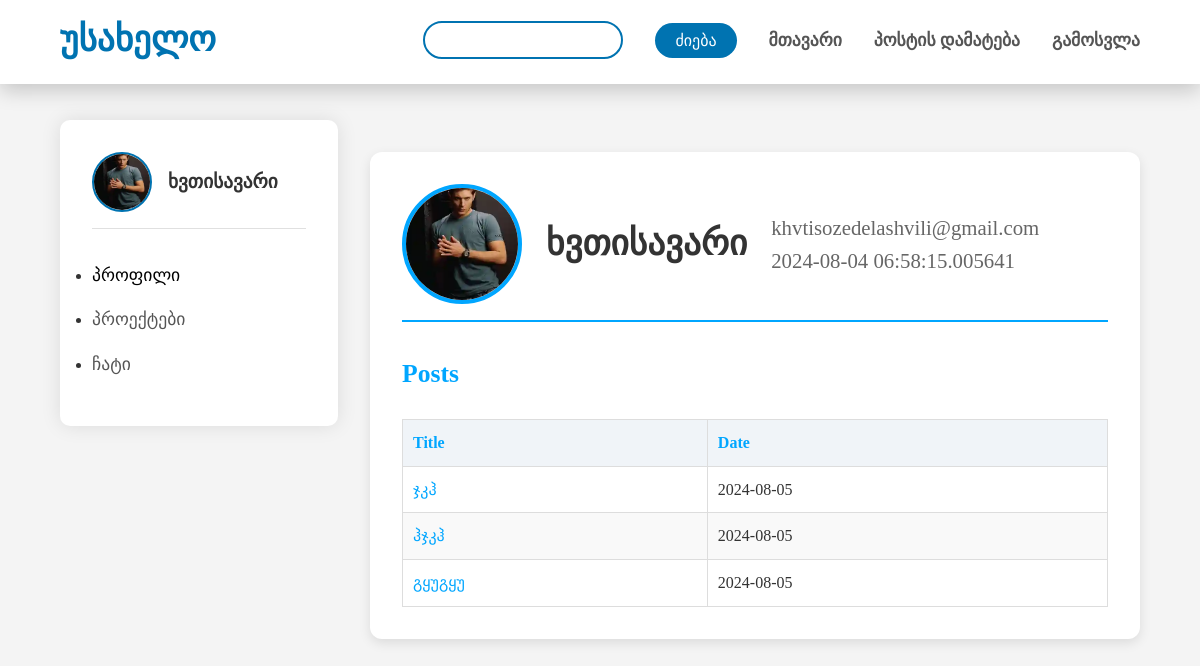
/profile/ხვთისავარი (signed in), run on an earlier commit of the app's database.
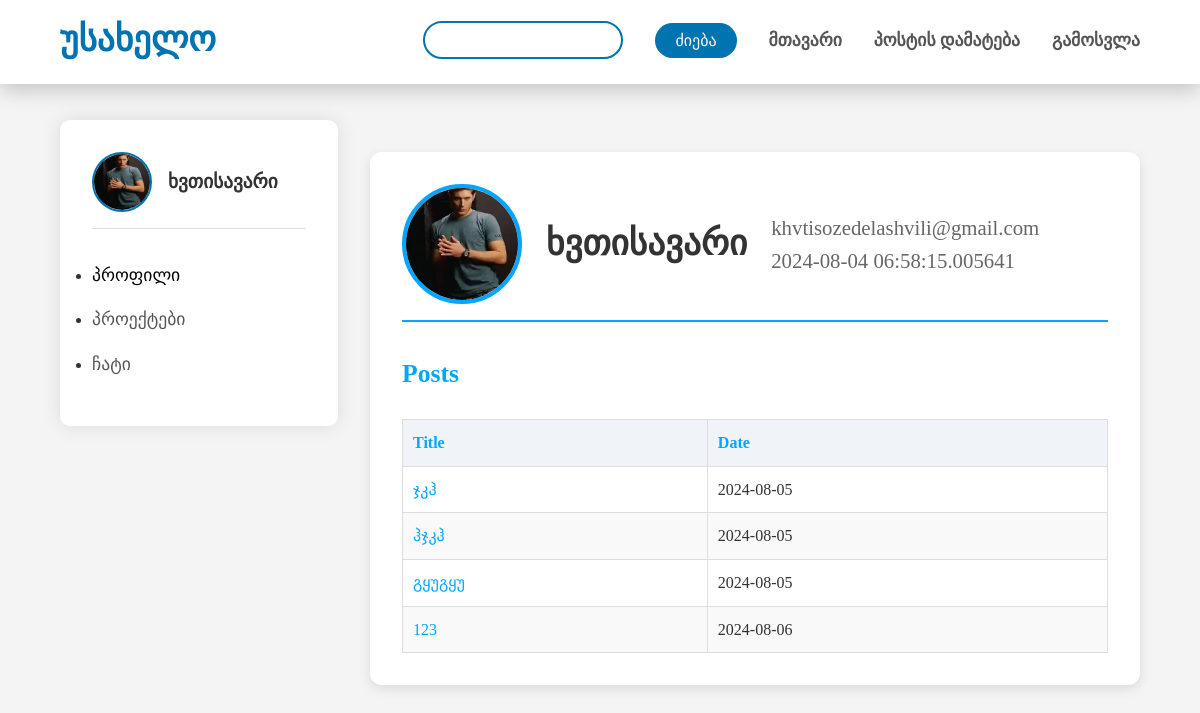
And on a later commit of the database.
### models.py (models this page shows)
class Post(db.Model):
    id = db.Column(db.Integer, primary_key=True)
    username = db.Column(db.String(80), nullable=False)
    user_image = db.Column(db.String(80), nullable=False)
    date_posted = db.Column(db.DateTime, nullable=False, default=datetime.utcnow)
    title = db.Column(db.String(80), nullable=False)
    content = db.Column(db.String(), nullable=False)
    image_file = db.Column(db.String(120), nullable=True)
    keywords = db.Column(db.String(200), nullable=True)
    comments = db.relationship('Comment', backref='post', lazy=True, cascade="all, delete-orphan")

### routes.py (the view)
@app.route('/profile/<username>')
@login_required
def profile(username):
    comment_form = CommentForm()
    user = User.query.filter_by(username=username).first()  # Get the user by username
    if user is None:
        flash('User not found.', 'danger')
        return redirect(url_for('home'))
    posts = Post.query.filter_by(username=user.username).all()
    return render_template('profile.html', user=user, posts=posts, comment_form=comment_form)

### forms.py
class CommentForm(FlaskForm):
    post_id = IntegerField('Post ID', validators=[DataRequired()])
    comment = TextAreaField('კომენტარი', validators=[DataRequired()])
    image = FileField('Image')
    submit = SubmitField('კომენტარის დამატება')

### routes.py (called while the page is built)
@login_manager.user_loader
def load_user(user_id):
    return User.query.get(int(user_id))

### templates/profile.html (shortened to what this page needs)
{% extends "base.html" %}
{% block styles %}
<link rel="stylesheet" href="/static/styles/profile.css">
{% endblock %}
{% block content %}
<div class="profile">
    <div class="profile-header">
        <img src="{{ url_for('static', filename='uploads/' ~ user.img) }}" alt="Profile Picture" class="profile-image">
        <h1 class="profile-username">{{ user.username }}</h1>
        <div style="display: grid;">
            <p class="profile-email">{{ user.email }}</p>
            <p class="profile-email">{{ user.date_registered }}</p>
        </div>
    </div>
    <div class="profile-info">
        <h2>Posts</h2>
        {% if posts %}
        <table>
            <thead>
            <tr>
                <th>Title</th>
                <th>Date</th>
            </tr>
            </thead>
            <tbody>
            {% for post in posts %}
            <tr>
                <td><a href="{{ url_for('post_detail', post_id=post.id) }}">{{ post.title }}</a></td>
                <td>{{ post.date_posted.strftime('%Y-%m-%d') }}</td>
            </tr>
            {% endfor %}
            </tbody>
        </table>
        {% else %}
        <p>No posts available.</p>
        {% endif %}
    </div>
</div>
{% endblock %}

What changed in the data, as far as the page shows it:
added Post: title "123", date_posted "2024-08-06"
